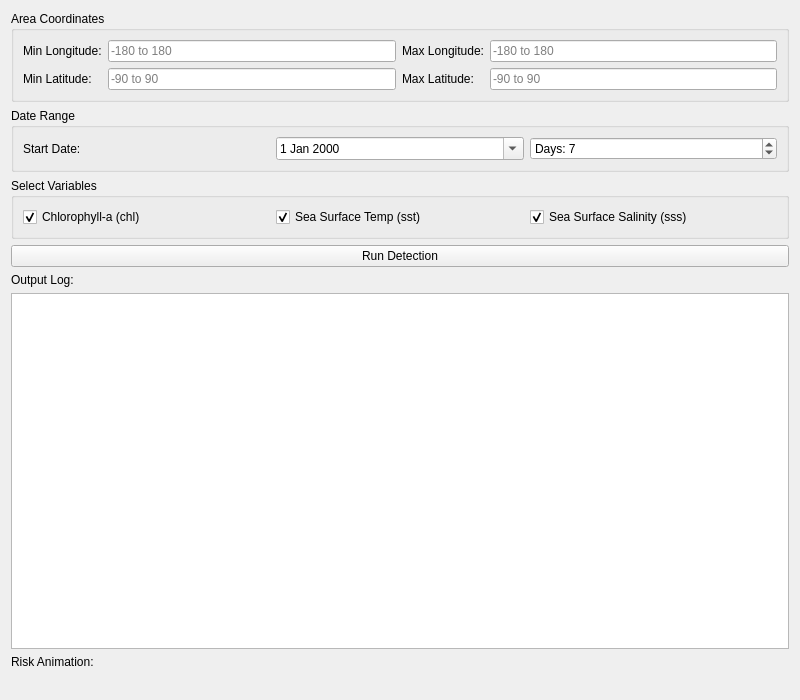
<?xml version="1.0" encoding="UTF-8"?>
<ui version="4.0">
 <class>AlgalDashboard</class>
 <widget class="QWidget" name="AlgalDashboard">
  <property name="geometry">
   <rect>
    <x>0</x>
    <y>0</y>
    <width>800</width>
    <height>700</height>
   </rect>
  </property>
  <property name="windowTitle">
   <string>Algal Bloom Detection</string>
  </property>
  <layout class="QVBoxLayout" name="verticalLayout">
   <item>
    <widget class="QGroupBox" name="coord_box">
     <property name="title">
      <string>Area Coordinates</string>
     </property>
     <layout class="QGridLayout" name="gridLayout">
      <item row="0" column="0">
       <widget class="QLabel" name="label">
        <property name="text">
         <string>Min Longitude:</string>
        </property>
       </widget>
      </item>
      <item row="0" column="1">
       <widget class="QLineEdit" name="min_lon">
        <property name="placeholderText">
         <string>-180 to 180</string>
        </property>
       </widget>
      </item>
      <item row="0" column="2">
       <widget class="QLabel" name="label_2">
        <property name="text">
         <string>Max Longitude:</string>
        </property>
       </widget>
      </item>
      <item row="0" column="3">
       <widget class="QLineEdit" name="max_lon">
        <property name="placeholderText">
         <string>-180 to 180</string>
        </property>
       </widget>
      </item>
      <item row="1" column="0">
       <widget class="QLabel" name="label_3">
        <property name="text">
         <string>Min Latitude:</string>
        </property>
       </widget>
      </item>
      <item row="1" column="1">
       <widget class="QLineEdit" name="min_lat">
        <property name="placeholderText">
         <string>-90 to 90</string>
        </property>
       </widget>
      </item>
      <item row="1" column="2">
       <widget class="QLabel" name="label_4">
        <property name="text">
         <string>Max Latitude:</string>
        </property>
       </widget>
      </item>
      <item row="1" column="3">
       <widget class="QLineEdit" name="max_lat">
        <property name="placeholderText">
         <string>-90 to 90</string>
        </property>
       </widget>
      </item>
     </layout>
    </widget>
   </item>
   <item>
    <widget class="QGroupBox" name="date_box">
     <property name="title">
      <string>Date Range</string>
     </property>
     <layout class="QHBoxLayout" name="horizontalLayout_2">
      <item>
       <widget class="QLabel" name="label_5">
        <property name="text">
         <string>Start Date:</string>
        </property>
       </widget>
      </item>
      <item>
       <widget class="QDateEdit" name="start_date">
        <property name="calendarPopup">
         <bool>true</bool>
        </property>
       </widget>
      </item>
      <item>
       <widget class="QSpinBox" name="days_spin">
        <property name="prefix">
         <string>Days: </string>
        </property>
        <property name="maximum">
         <number>30</number>
        </property>
        <property name="value">
         <number>7</number>
        </property>
       </widget>
      </item>
     </layout>
    </widget>
   </item>
   <item>
    <widget class="QGroupBox" name="var_box">
     <property name="title">
      <string>Select Variables</string>
     </property>
     <layout class="QHBoxLayout" name="horizontalLayout_3">
      <item>
       <widget class="QCheckBox" name="chk_chl">
        <property name="text">
         <string>Chlorophyll-a (chl)</string>
        </property>
        <property name="checked">
         <bool>true</bool>
        </property>
       </widget>
      </item>
      <item>
       <widget class="QCheckBox" name="chk_sst">
        <property name="text">
         <string>Sea Surface Temp (sst)</string>
        </property>
        <property name="checked">
         <bool>true</bool>
        </property>
       </widget>
      </item>
      <item>
       <widget class="QCheckBox" name="chk_sss">
        <property name="text">
         <string>Sea Surface Salinity (sss)</string>
        </property>
        <property name="checked">
         <bool>true</bool>
        </property>
       </widget>
      </item>
     </layout>
    </widget>
   </item>
   <item>
    <widget class="QPushButton" name="run_button">
     <property name="text">
      <string>Run Detection</string>
     </property>
    </widget>
   </item>
   <item>
    <widget class="QLabel" name="label_6">
     <property name="text">
      <string>Output Log:</string>
     </property>
    </widget>
   </item>
   <item>
    <widget class="QTextEdit" name="output_log">
     <property name="readOnly">
      <bool>true</bool>
     </property>
    </widget>
   </item>
   <item>
    <widget class="QLabel" name="label_7">
     <property name="text">
      <string>Risk Animation:</string>
     </property>
    </widget>
   </item>
   <item>
    <widget class="QLabel" name="gif_viewer">
     <property name="alignment">
      <set>Qt::AlignCenter</set>
     </property>
    </widget>
   </item>
  </layout>
 </widget>
 <resources/>
 <connections/>
</ui>
